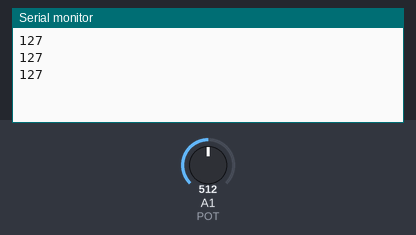
Simulated run of this sketch. Board: Arduino Uno, built with avr-gcc and run on an emulated ATmega328P. Parts: the last lines printed to the serial monitor. The inputs (shaded band) are chosen by the test bench; at power-on: A1 (POT) = 512.

Above: at 1.3 s.
1.4 s: A1 (POT) set to 716
At 1.9 s:
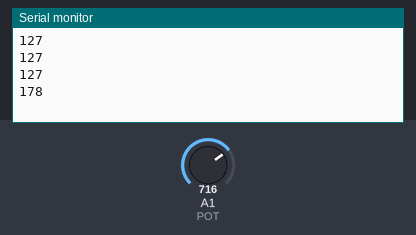
2.9 s: A1 (POT) set to 900
At 3.4 s:
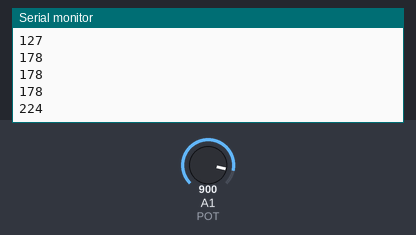
Timing chart, 0 to 5.9 s (numbered marks = the images above; inputs shaded):
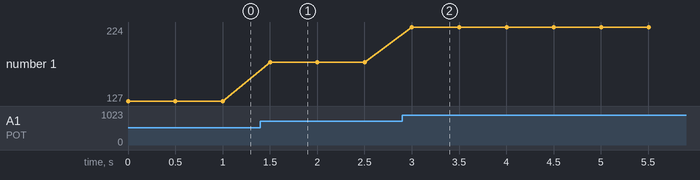

The sketch:

Read_analog_pot.ino
```cpp
const int POT = 1;
int val = 0;

void setup() {

  Serial.begin(9600);      // open the serial port at 9600 bps:

}

void loop() {
  val = map(analogRead(POT),0,1023,0,255);
  Serial.println(val);
  delay(500);
}
```

Measured:
- after the input at 1.4 s, the serial monitor: prints a new line after 0.10 s (image 1)
- after the input at 2.9 s, the serial monitor: prints a new line after 0.10 s (image 2)
- plotted number 1: 127 → 178 after the input at 1.4 s, 178 → 224 after the input at 2.9 s
